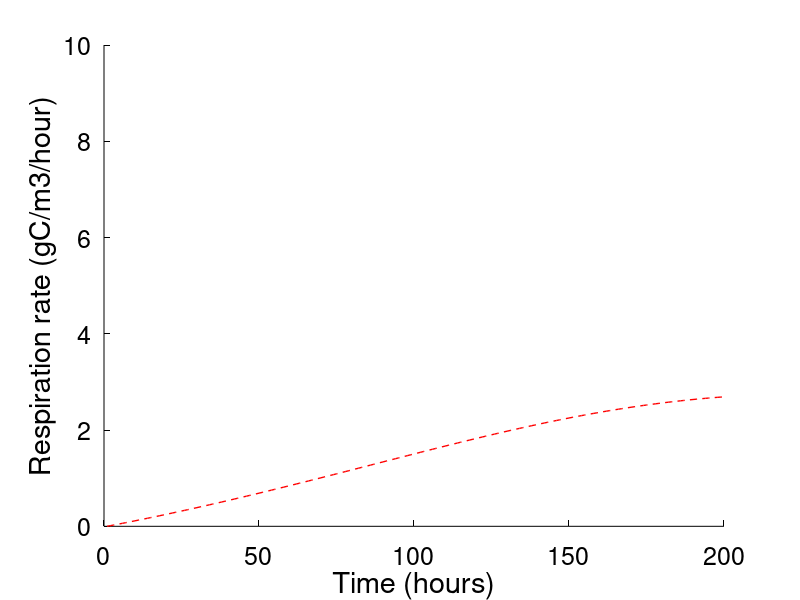

This figure's MATLAB source:
clear;

%% Parameters
k_subC=0.012/24/12;%Empirical factor of decomposition rate                1/hour
f_s=0.1;%Portion for microbe growth                                   unitless
f_e=1-f_s;%Portion for microbe respiration                            unitless
M_B=0.001/24;%Mortality rate of active biomass                        1/hour
M_BD=M_B/10;%Mortality rate of dormant biomass                        1/hour
Psi_sat=-0.002;%Soil water potential at saturation
b=4.9;%Exponent of the water retention curve                          unitless
k_tran=1/60;%Transform between active and dormant                    1/hour
Psi_AD=Psi_sat*0.55^(-b);%Water potential at 50% of the maximum rate k_AD
Psi_DA=Psi_AD;%Water potential at 50% of the maximum rate k_DA
n=1;%Empirical factor                                                 unitless
k_CB=45000;%Carbon usage at 50% of the maximum rate U, fast           gC/m3
k_RsolC=0.0/24;%Empirical factor of respiration rate of soluble organic carbon

%% Inputs
%time_pause=14*24;
%s(1:time_pause)=0.00001;s(time_pause:time_pause+500)=0.7;%soil moisture
s(1:200)=0.33;%has to be in a range of 0.4-0.7
%s(201:400)=0.7;
%s=0.01:0.01:0.9;
litterFall=0;%litter fall input                                       gC/m3

totC(1:length(s)+1)=0.02*1518720/s(1);%total carbon                    gC/m3 water diluted
%20000 for upper, 14000 for middle, and 9000 for lower
subC=totC*0.9;%substrate carbon fast              gC/m3 water diluted
solC=totC*0.007;%soluble carbon fast           gC/m3 water diluted
C_B=totC*0;%starting active biomass, fast                    gC/m3 water diluted
C_BD=totC*0.1*s(1);%starting dormant biomass, fast       gC/m3 water

%% Calculations
k_U=8;%Number of soluble carbon needed for each microbes per hour

D=zeros(1,length(s));
U=zeros(1,length(s));
R_solC=zeros(1,length(s));
T_resp=zeros(1,length(s));
Psi=zeros(1,length(s));
f_AD=zeros(1,length(s));
f_DA=zeros(1,length(s));
P_AD=zeros(1,length(s));
P_DA=zeros(1,length(s));

for i=1:length(s)
    Psi(i)=Psi_sat*s(i)^(-b);

    f_AD(i)=-Psi(i)/((-Psi(i))+(-Psi_AD));
    f_DA(i)=-Psi_DA/(20*(-Psi(i))+(-Psi_DA));
    
    P_AD(i)=k_tran*f_AD(i)*C_B(i);
    P_DA(i)=k_tran*f_DA(i)*C_BD(i);
    
    D(i)=k_subC*subC(i);
    if solC(i)==0&&C_B(i)==0
        U(i)=0;
    else
        U(i)=k_U*C_B(i)*solC(i)^n/(solC(i)^n+k_CB^n);
    end
    
    R_solC(i)=k_RsolC*solC(i);
    subC(i+1)=subC(i)+litterFall-D(i);
    solC(i+1)=solC(i)+D(i)-U(i)-R_solC(i)+M_BD*C_BD(i)+M_B*C_B(i);
    C_B(i+1)=C_B(i)+f_s*U(i)+P_DA(i)-P_AD(i)-M_B*C_B(i);
    C_BD(i+1)=C_BD(i)+P_AD(i)-P_DA(i)-M_BD*C_BD(i);
    T_resp(i)=f_e*U(i)+R_solC(i);
end

%% Outputs
x_real=[24, 48.5,72.5, 96, 139.5, 186.5];
y_real1=[6.490 7.314 4.350 3.054 2.076 1.741];%gC/m3/hour
y_real2=[4.193 3.017 2.281 1.916 1.407 1.192];%gC/m3/hour
%y_real3=[3.017 4.394 2.813 1.661 1.112 1.052];
%y_real4=[2.301 1.919 1.507 1.052 0.790 0.743];
%y_real5=[1.538 1.149 0.897 0.509 0.378 0.392];
%y_real6=[1.726 0.919 0.633 0.342 0.224 0.234];
%plot(x_real,y_real1,'k^','MarkerSize',8); hold on;
%plot(x_real,y_real2,'r^','MarkerSize',8); hold on;
plot(1:length(s),T_resp*2.7/1.51872*s(1),'r--','LineWidth',1);
%plot(1:length(s),f_DA1,'k-','LineWidth',3);
%semilogy(s,-Psi);
set(gca,'fontsize',18);
ylim([0 10]);
xlabel('Time (hours)','FontSize',21);
ylabel('Respiration rate (gC/m3/hour)','FontSize',21);
set(gca,'XColor','k');
set(gca,'YColor','k');
set(gca,'box','off');
%legend('SEhalf = 0.2','kup = 0.3','kup = 0.4','kup = 0.5','kup = 0.6','Location','NorthEast');
%title({'Reactive model fitting';'for upper soil 33% soil moisture'},'FontSize',22,'FontWeight','bold');clear;
